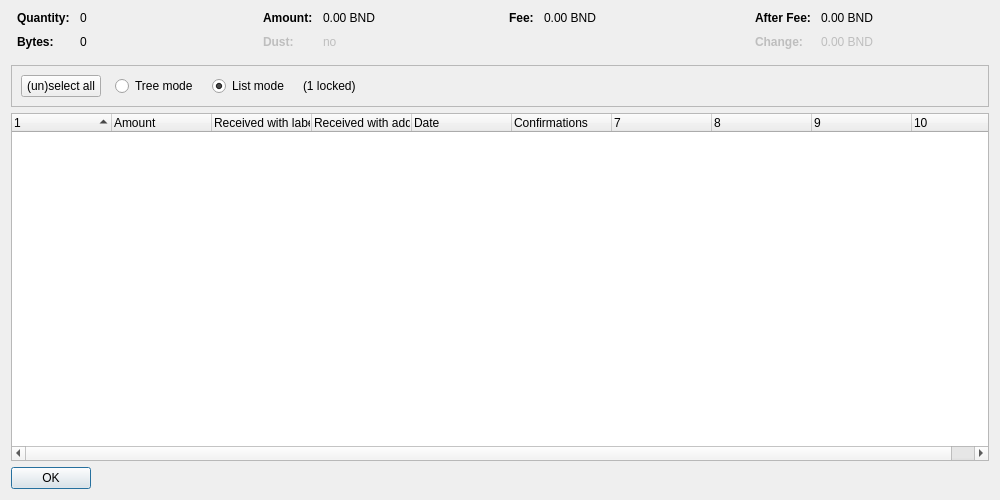
<?xml version="1.0" encoding="UTF-8"?>
<ui version="4.0">
 <class>CoinControlDialog</class>
 <widget class="QDialog" name="CoinControlDialog">
  <property name="geometry">
   <rect>
    <x>0</x>
    <y>0</y>
    <width>1000</width>
    <height>500</height>
   </rect>
  </property>
  <property name="windowTitle">
   <string>Coin Selection</string>
  </property>
  <layout class="QVBoxLayout" name="verticalLayout">
   <item>
    <layout class="QHBoxLayout" name="horizontalLayoutTop" stretch="0,0,0,0">
     <property name="topMargin">
      <number>0</number>
     </property>
     <property name="bottomMargin">
      <number>10</number>
     </property>
     <item>
      <layout class="QFormLayout" name="formLayoutCoinControl1">
       <property name="horizontalSpacing">
        <number>10</number>
       </property>
       <property name="verticalSpacing">
        <number>10</number>
       </property>
       <property name="leftMargin">
        <number>6</number>
       </property>
       <property name="rightMargin">
        <number>6</number>
       </property>
       <item row="0" column="0">
        <widget class="QLabel" name="labelCoinControlQuantityText">
         <property name="font">
          <font>
           <weight>75</weight>
           <bold>true</bold>
          </font>
         </property>
         <property name="text">
          <string>Quantity:</string>
         </property>
        </widget>
       </item>
       <item row="0" column="1">
        <widget class="QLabel" name="labelCoinControlQuantity">
         <property name="cursor">
          <cursorShape>IBeamCursor</cursorShape>
         </property>
         <property name="contextMenuPolicy">
          <enum>Qt::ActionsContextMenu</enum>
         </property>
         <property name="text">
          <string notr="true">0</string>
         </property>
         <property name="textInteractionFlags">
          <set>Qt::LinksAccessibleByMouse|Qt::TextSelectableByKeyboard|Qt::TextSelectableByMouse</set>
         </property>
        </widget>
       </item>
       <item row="1" column="0">
        <widget class="QLabel" name="labelCoinControlBytesText">
         <property name="font">
          <font>
           <weight>75</weight>
           <bold>true</bold>
          </font>
         </property>
         <property name="text">
          <string>Bytes:</string>
         </property>
        </widget>
       </item>
       <item row="1" column="1">
        <widget class="QLabel" name="labelCoinControlBytes">
         <property name="cursor">
          <cursorShape>IBeamCursor</cursorShape>
         </property>
         <property name="contextMenuPolicy">
          <enum>Qt::ActionsContextMenu</enum>
         </property>
         <property name="text">
          <string notr="true">0</string>
         </property>
         <property name="textInteractionFlags">
          <set>Qt::LinksAccessibleByMouse|Qt::TextSelectableByKeyboard|Qt::TextSelectableByMouse</set>
         </property>
        </widget>
       </item>
      </layout>
     </item>
     <item>
      <layout class="QFormLayout" name="formLayoutCoinControl2">
       <property name="horizontalSpacing">
        <number>10</number>
       </property>
       <property name="verticalSpacing">
        <number>10</number>
       </property>
       <property name="leftMargin">
        <number>6</number>
       </property>
       <property name="rightMargin">
        <number>6</number>
       </property>
       <item row="0" column="0">
        <widget class="QLabel" name="labelCoinControlAmountText">
         <property name="font">
          <font>
           <weight>75</weight>
           <bold>true</bold>
          </font>
         </property>
         <property name="text">
          <string>Amount:</string>
         </property>
        </widget>
       </item>
       <item row="0" column="1">
        <widget class="QLabel" name="labelCoinControlAmount">
         <property name="cursor">
          <cursorShape>IBeamCursor</cursorShape>
         </property>
         <property name="contextMenuPolicy">
          <enum>Qt::ActionsContextMenu</enum>
         </property>
         <property name="text">
          <string notr="true">0.00 BND</string>
         </property>
         <property name="textInteractionFlags">
          <set>Qt::LinksAccessibleByMouse|Qt::TextSelectableByKeyboard|Qt::TextSelectableByMouse</set>
         </property>
        </widget>
       </item>
       <item row="1" column="0">
        <widget class="QLabel" name="labelCoinControlLowOutputText">
         <property name="enabled">
          <bool>false</bool>
         </property>
         <property name="font">
          <font>
           <weight>75</weight>
           <bold>true</bold>
          </font>
         </property>
         <property name="text">
          <string>Dust:</string>
         </property>
        </widget>
       </item>
       <item row="1" column="1">
        <widget class="QLabel" name="labelCoinControlLowOutput">
         <property name="enabled">
          <bool>false</bool>
         </property>
         <property name="cursor">
          <cursorShape>IBeamCursor</cursorShape>
         </property>
         <property name="contextMenuPolicy">
          <enum>Qt::ActionsContextMenu</enum>
         </property>
         <property name="text">
          <string notr="true">no</string>
         </property>
         <property name="textInteractionFlags">
          <set>Qt::LinksAccessibleByMouse|Qt::TextSelectableByKeyboard|Qt::TextSelectableByMouse</set>
         </property>
        </widget>
       </item>
      </layout>
     </item>
     <item>
      <layout class="QFormLayout" name="formLayoutCoinControl3">
       <property name="horizontalSpacing">
        <number>10</number>
       </property>
       <property name="verticalSpacing">
        <number>10</number>
       </property>
       <property name="leftMargin">
        <number>6</number>
       </property>
       <property name="rightMargin">
        <number>6</number>
       </property>
       <item row="0" column="0">
        <widget class="QLabel" name="labelCoinControlFeeText">
         <property name="font">
          <font>
           <weight>75</weight>
           <bold>true</bold>
          </font>
         </property>
         <property name="text">
          <string>Fee:</string>
         </property>
        </widget>
       </item>
       <item row="0" column="1">
        <widget class="QLabel" name="labelCoinControlFee">
         <property name="cursor">
          <cursorShape>IBeamCursor</cursorShape>
         </property>
         <property name="contextMenuPolicy">
          <enum>Qt::ActionsContextMenu</enum>
         </property>
         <property name="text">
          <string notr="true">0.00 BND</string>
         </property>
         <property name="textInteractionFlags">
          <set>Qt::LinksAccessibleByMouse|Qt::TextSelectableByKeyboard|Qt::TextSelectableByMouse</set>
         </property>
        </widget>
       </item>
      </layout>
     </item>
     <item>
      <layout class="QFormLayout" name="formLayoutCoinControl4">
       <property name="horizontalSpacing">
        <number>10</number>
       </property>
       <property name="verticalSpacing">
        <number>10</number>
       </property>
       <property name="leftMargin">
        <number>6</number>
       </property>
       <property name="rightMargin">
        <number>6</number>
       </property>
       <item row="0" column="0">
        <widget class="QLabel" name="labelCoinControlAfterFeeText">
         <property name="font">
          <font>
           <weight>75</weight>
           <bold>true</bold>
          </font>
         </property>
         <property name="text">
          <string>After Fee:</string>
         </property>
        </widget>
       </item>
       <item row="0" column="1">
        <widget class="QLabel" name="labelCoinControlAfterFee">
         <property name="cursor">
          <cursorShape>IBeamCursor</cursorShape>
         </property>
         <property name="contextMenuPolicy">
          <enum>Qt::ActionsContextMenu</enum>
         </property>
         <property name="text">
          <string notr="true">0.00 BND</string>
         </property>
         <property name="textInteractionFlags">
          <set>Qt::LinksAccessibleByMouse|Qt::TextSelectableByKeyboard|Qt::TextSelectableByMouse</set>
         </property>
        </widget>
       </item>
       <item row="1" column="0">
        <widget class="QLabel" name="labelCoinControlChangeText">
         <property name="enabled">
          <bool>false</bool>
         </property>
         <property name="font">
          <font>
           <weight>75</weight>
           <bold>true</bold>
          </font>
         </property>
         <property name="text">
          <string>Change:</string>
         </property>
        </widget>
       </item>
       <item row="1" column="1">
        <widget class="QLabel" name="labelCoinControlChange">
         <property name="enabled">
          <bool>false</bool>
         </property>
         <property name="cursor">
          <cursorShape>IBeamCursor</cursorShape>
         </property>
         <property name="contextMenuPolicy">
          <enum>Qt::ActionsContextMenu</enum>
         </property>
         <property name="text">
          <string notr="true">0.00 BND</string>
         </property>
         <property name="textInteractionFlags">
          <set>Qt::LinksAccessibleByMouse|Qt::TextSelectableByKeyboard|Qt::TextSelectableByMouse</set>
         </property>
        </widget>
       </item>
      </layout>
     </item>
    </layout>
   </item>
   <item>
    <widget class="QFrame" name="frame">
     <property name="minimumSize">
      <size>
       <width>0</width>
       <height>40</height>
      </size>
     </property>
     <property name="frameShape">
      <enum>QFrame::StyledPanel</enum>
     </property>
     <property name="frameShadow">
      <enum>QFrame::Sunken</enum>
     </property>
     <layout class="QHBoxLayout" name="horizontalLayout">
      <item>
       <layout class="QHBoxLayout" name="horizontalLayoutPanel" stretch="0,0,0,0,0">
        <property name="spacing">
         <number>14</number>
        </property>
        <item>
         <widget class="QPushButton" name="pushButtonSelectAll">
          <property name="sizePolicy">
           <sizepolicy hsizetype="Maximum" vsizetype="Fixed">
            <horstretch>0</horstretch>
            <verstretch>0</verstretch>
           </sizepolicy>
          </property>
          <property name="text">
           <string>(un)select all</string>
          </property>
          <property name="autoDefault">
           <bool>false</bool>
          </property>
         </widget>
        </item>
        <item>
         <widget class="QRadioButton" name="radioTreeMode">
          <property name="sizePolicy">
           <sizepolicy hsizetype="Maximum" vsizetype="Fixed">
            <horstretch>0</horstretch>
            <verstretch>0</verstretch>
           </sizepolicy>
          </property>
          <property name="text">
           <string>Tree mode</string>
          </property>
         </widget>
        </item>
        <item>
         <widget class="QRadioButton" name="radioListMode">
          <property name="sizePolicy">
           <sizepolicy hsizetype="Maximum" vsizetype="Fixed">
            <horstretch>0</horstretch>
            <verstretch>0</verstretch>
           </sizepolicy>
          </property>
          <property name="text">
           <string>List mode</string>
          </property>
          <property name="checked">
           <bool>true</bool>
          </property>
         </widget>
        </item>
        <item>
         <widget class="QLabel" name="labelLocked">
          <property name="text">
           <string notr="true">(1 locked)</string>
          </property>
         </widget>
        </item>
        <item>
         <spacer name="horizontalSpacer">
          <property name="orientation">
           <enum>Qt::Horizontal</enum>
          </property>
          <property name="sizeHint" stdset="0">
           <size>
            <width>40</width>
            <height>20</height>
           </size>
          </property>
         </spacer>
        </item>
       </layout>
      </item>
     </layout>
    </widget>
   </item>
   <item>
    <widget class="CoinControlTreeWidget" name="treeWidget">
     <property name="contextMenuPolicy">
      <enum>Qt::CustomContextMenu</enum>
     </property>
     <property name="sortingEnabled">
      <bool>false</bool>
     </property>
     <property name="columnCount">
      <number>10</number>
     </property>
     <attribute name="headerShowSortIndicator" stdset="0">
      <bool>true</bool>
     </attribute>
     <attribute name="headerStretchLastSection">
      <bool>false</bool>
     </attribute>
     <column>
      <property name="text">
       <string/>
      </property>
     </column>
     <column>
      <property name="text">
       <string>Amount</string>
      </property>
     </column>
     <column>
      <property name="text">
       <string>Received with label</string>
      </property>
     </column>
     <column>
      <property name="text">
       <string>Received with address</string>
      </property>
     </column>
     <column>
      <property name="text">
       <string>Date</string>
      </property>
     </column>
     <column>
      <property name="text">
       <string>Confirmations</string>
      </property>
      <property name="toolTip">
       <string>Confirmed</string>
      </property>
     </column>
     <column>
      <property name="text">
       <string/>
      </property>
     </column>
     <column>
      <property name="text">
       <string/>
      </property>
     </column>
     <column>
      <property name="text">
       <string/>
      </property>
     </column>
     <column>
      <property name="text">
       <string/>
      </property>
     </column>
    </widget>
   </item>
   <item>
    <widget class="QDialogButtonBox" name="buttonBox">
     <property name="sizePolicy">
      <sizepolicy hsizetype="Maximum" vsizetype="Fixed">
       <horstretch>0</horstretch>
       <verstretch>0</verstretch>
      </sizepolicy>
     </property>
     <property name="orientation">
      <enum>Qt::Horizontal</enum>
     </property>
     <property name="standardButtons">
      <set>QDialogButtonBox::Ok</set>
     </property>
    </widget>
   </item>
  </layout>
 </widget>
 <customwidgets>
  <customwidget>
   <class>CoinControlTreeWidget</class>
   <extends>QTreeWidget</extends>
   <header>qt/coincontroltreewidget.h</header>
  </customwidget>
 </customwidgets>
 <resources/>
 <connections/>
</ui>
